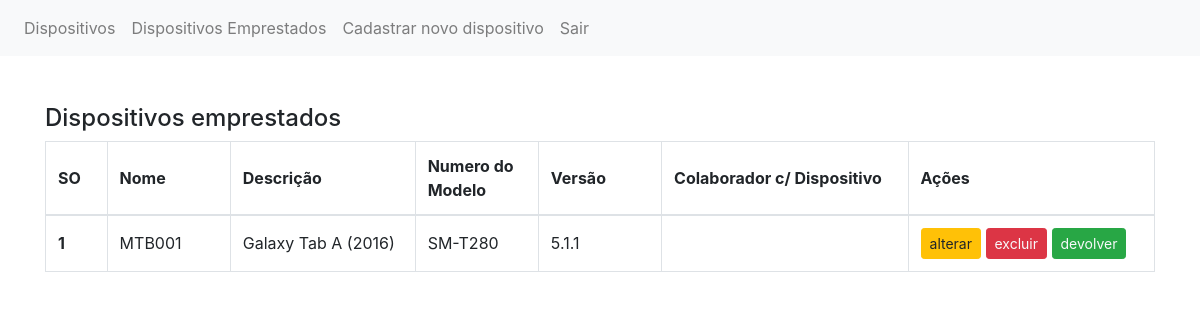
Screenshot of /dispositivos_emprestados/ (signed in) with the database file from the repository.
### dispositivosmercos/models.py (models this page shows)
class Dispositivos(models.Model):
    os = models.IntegerField(default=False, null=False)
    nome = models.CharField(max_length=30)
    descricao = models.CharField(max_length=30)
    numeromodelo = models.CharField(max_length=30, default='NULL')
    versao = models.CharField(max_length=10)
    disponivel = models.BooleanField(default=True)
    excluido = models.BooleanField(default=False)
    ultima_alteracao = models.DateTimeField(null=True)

### dispositivosmercos/views.py (the view)
# urls.py: path('dispositivos_emprestados/', ListarDispositivosEmprestados.as_view(), name='listar_dispositivos_emprestados'),
class ListarDispositivosEmprestados(LoginRequiredMixin, View):
    def get(self, request):
        usuario_logado_id = request.user.id
        colaborador_logado = Colaborador.objects.get(user_id=usuario_logado_id)
        dispositivos = busca_dispositivos_nao_excluidos()
        return render(request, 'listar_dispositivos_emprestados.html', {'dispositivos': dispositivos, 'colaborador_logado': colaborador_logado})

### dispositivosmercos/gateway.py (called while the page is built)
def busca_dispositivos_nao_excluidos():
    return Dispositivos.objects.filter(excluido=False)

### templates/listar_dispositivos_emprestados.html (shortened to what this page needs)
<!DOCTYPE html>
<html lang="en">
<head>
    <link rel="stylesheet" href="https://stackpath.bootstrapcdn.com/bootstrap/4.3.1/css/bootstrap.min.css">
</head>
<body>
<nav class="navbar navbar-expand-lg navbar-light bg-light">
  <div class="collapse navbar-collapse" id="navbarNavAltMarkup">
    <div class="navbar-nav">
      <a class="nav-item nav-link" href="{% url 'listar_dispositivos' %}">Dispositivos</a>
      <a class="nav-item nav-link" href="{% url 'listar_dispositivos_emprestados' %}">Dispositivos Emprestados</a>
          {% if colaborador_logado.admin %}
      <a class="nav-item nav-link" href="{% url 'cadastrar_dispositivo' %}">Cadastrar novo dispositivo</a>
        {% endif %}
      <a class="nav-item nav-link" href="{% url 'logout' %}">Sair</a>
    </div>
  </div>
</nav>
<br><br>
<div class="container">
<h4> Dispositivos emprestados</h4>
    <table class="table table-bordered table-hover">
      <thead>
        <tr>
          <th width="5%" scope="col" class="align-middle">SO</th>
          <th width="10%" scope="col" class="align-middle">Nome</th>
          <th width="15%" scope="col" class="align-middle">Descrição</th>
          <th width="10%" scope="col" class="align-middle">Numero do Modelo</th>
          <th width="10%" scope="col" class="align-middle">Versão</th>
          <th width="20%" scope="col" class="align-middle">Colaborador c/ Dispositivo</th>
          <th width="20%" scope="col" class="align-middle">Ações</th>
        </tr>
      </thead>
      <tbody>
        {% for dispositivo in dispositivos %}
            {% if dispositivo.disponivel == False %}
            <tr>
              <th scope="row"  class="align-middle" >{{ dispositivo.os }}</th>
              <td  class="align-middle">{{ dispositivo.nome }}</td>
              <td  class="align-middle">{{ dispositivo.descricao }}</td>
              <td  class="align-middle">{{ dispositivo.numeromodelo }}</td>
              <td  class="align-middle">{{ dispositivo.versao }}</td>
              <td  class="align-middle">{{ dispositivocolaborador.colaborador_id }}</td>
            <td  class="align-middle">
                {% if colaborador_logado.admin %}
                <a class="btn btn-sm btn-warning" href="{% url 'alterar_dispositivo' dispositivo.id %}">alterar</a>
                <a class="btn btn-sm btn-danger text-light" data-toggle="modal" data-target="#excluir"> excluir </a>
                 {% endif %}
                <a class="btn btn-sm btn-success text-light" data-toggle="modal" data-target="#devolver"> devolver </a>
            </td>
            </tr>
            {% endif %}
        {% endfor %}
      </tbody>
    </table>
</div>
</body>
</html>

### rows the page displays
Dispositivos: os "1", nome "MTB001", descricao "Galaxy Tab A (2016)", numeromodelo "SM-T280", versao "5.1.1"
